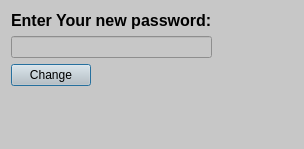
<?xml version="1.0" encoding="UTF-8"?>
<ui version="4.0">
 <class>InputPassword</class>
 <widget class="QDialog" name="InputPassword">
  <property name="geometry">
   <rect>
    <x>0</x>
    <y>0</y>
    <width>304</width>
    <height>149</height>
   </rect>
  </property>
  <property name="windowTitle">
   <string>Change_Password</string>
  </property>
  <property name="styleSheet">
   <string notr="true">background-color: rgb(199, 199, 199);</string>
  </property>
  <layout class="QFormLayout" name="formLayout">
   <item row="0" column="0">
    <layout class="QVBoxLayout" name="verticalLayout">
     <item>
      <widget class="QLabel" name="label">
       <property name="text">
        <string>&lt;html&gt;&lt;head/&gt;&lt;body&gt;&lt;p&gt;&lt;span style=&quot; font-size:12pt; font-weight:600;&quot;&gt;Enter Your new password:&lt;/span&gt;&lt;/p&gt;&lt;/body&gt;&lt;/html&gt;</string>
       </property>
      </widget>
     </item>
     <item>
      <widget class="QLineEdit" name="newpass"/>
     </item>
    </layout>
   </item>
   <item row="1" column="0">
    <widget class="QPushButton" name="Change">
     <property name="text">
      <string>Change</string>
     </property>
    </widget>
   </item>
  </layout>
 </widget>
 <resources/>
 <connections/>
</ui>
